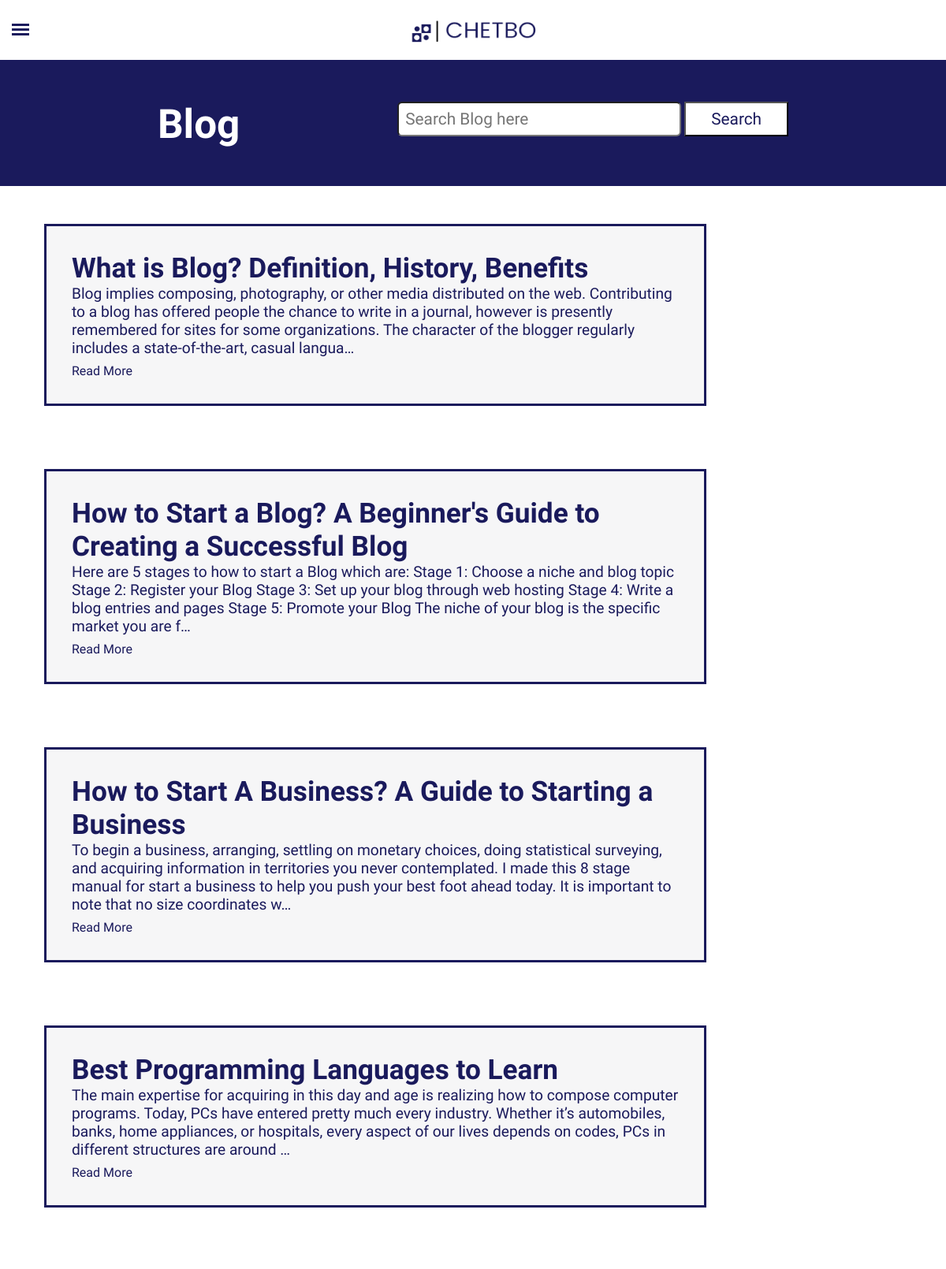
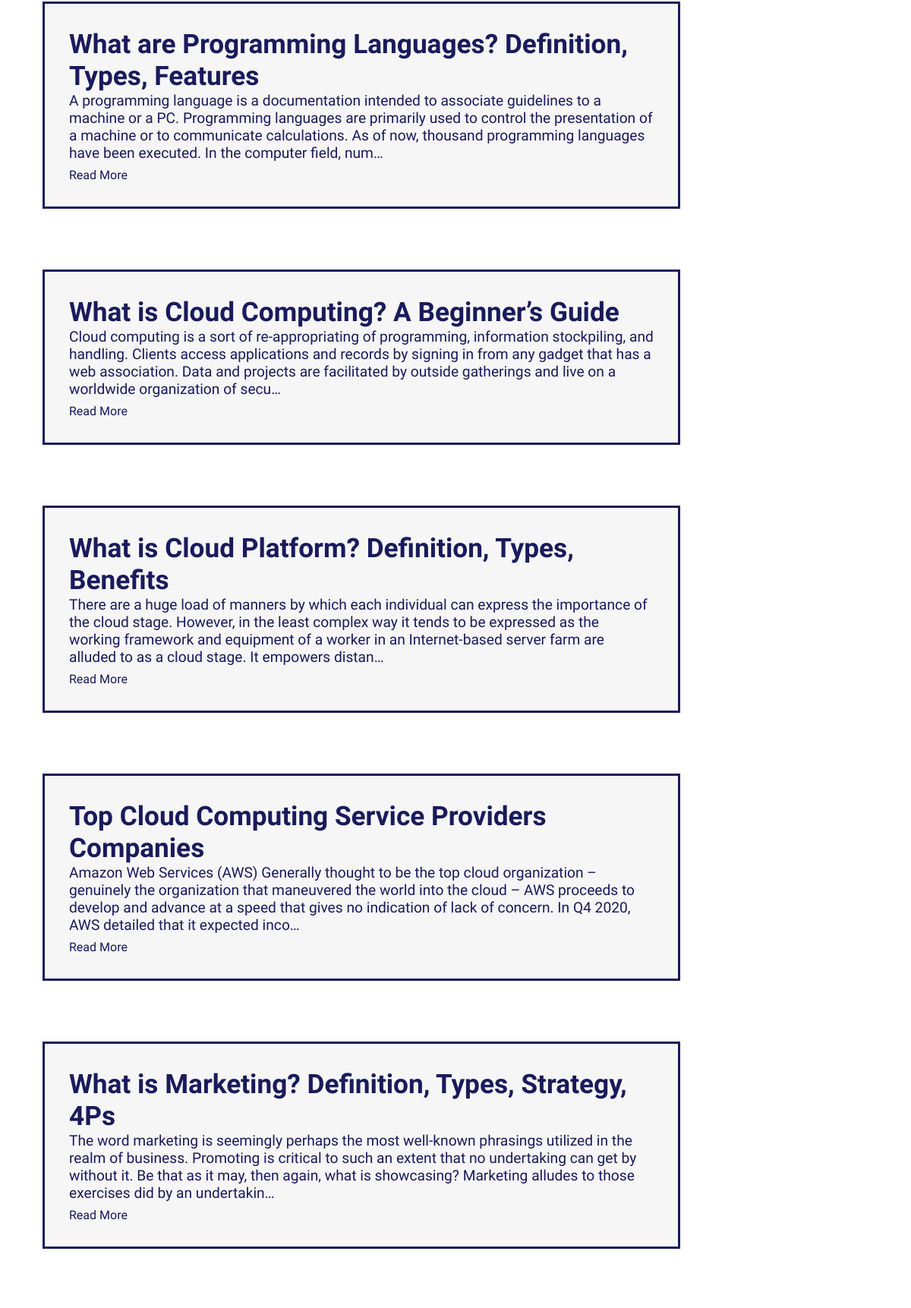
Screenshot of /blogspage (upper part) with the database file from the repository (2 pictures, top to bottom).
### blog/models.py (models this page shows, shortened)
class Blogs(models.Model):
    sno = models.AutoField(primary_key=True)
    title = models.CharField(max_length=150)
    subtitle = models.TextField()
    slug = models.TextField()
    content = models.TextField()
    date = models.DateTimeField()

### home/views.py (the view)
# urls.py: path('blogspage', views.blogspage, name='blogspage'),
def blogspage(request):
    allPosts = Blogs.objects.all().order_by('sno')
    paginator = Paginator(allPosts, 10)
    page_number = request.GET.get("page")
    page_obj = paginator.get_page(page_number)
    context = {"page_obj" : page_obj}
    return render(request, 'home/blog.html', context)

### templates/home/blog.html (shortened to what this page needs)
{% extends 'layout.html' %}
{% block head %}
<link type="text/css" rel="stylesheet" href="/static/css/blog.css"> {% endblock %}
{% block body %}
<header>
    <div class="search-area">
        <div class="search-area-heading"><h1>Blog</h1></div>
        <div class="search-bar">
            <form action="blog/blogsearch" method="get">
                <input type="search" name="query" id="search" placeholder="Search Blog here">
                <button name="blogsearch" id="search-btn" type="submit">Search</button>
            </form>
        </div>
    </div>
</header>
{% for post in page_obj %}
<div id="cheatsheets-container">
    <div class="nposts">
        <h1 class="posts-heading">{{post.title}}</h1>
        <p class="para">{{post.subtitle|truncatechars:300}}</p>
        <div class="btn-link">
            <a href="blog/{{post.slug}}" type="button">Read More</a>
        </div>
    </div>
</div>
{% endfor %}
{% endblock %}

### templates/layout.html (shortened to what this page needs)
<!DOCTYPE html>
<html lang="en">
<head>
    <link rel="stylesheet" href="/static/css/style.css">
    {% block head %} {% endblock %}
</head>
<body>
    <nav id="navbar">
        <div id="logo">
            <img src="/static/img/chetbologo.png" alt="natureimages.com">
        </div>
        <label for="opensidebarmenu" class="sidebaricontoggle">
            <div class="spinner top"></div>
            <div class="spinner middle"></div>
            <div class="spinner bottom"></div>
        </label>
    </nav>
    {% block body %} {% endblock %}
</body>
</html>

### static/css/style.css (style rules this page uses)
* { margin: 0; padding: 0; font-family: 'Cantarell', sans-serif; }
#navbar { display: flex; align-items: center; justify-content: space-evenly; border-bottom: 3px solid rgb(26, 26, 92); }
#logo { margin: 0.5rem 2rem; }
#logo img { width: 20rem; height: 8rem; }
@media screen and (max-width: 1200px) { #logo { display: block; margin: 0rem auto; height: 60px; margin-bottom: 1rem; } }
@media screen and (max-width: 1200px) { #logo img { width: 13rem; height: 5rem; padding-top: 0; margin-top: 0; } }
@media screen and (max-width: 1200px) { .sidebaricontoggle { width: 22px; height: 22px; position: absolute; z-index: 20; top: 30px; left: 15px; cursor: pointer; } }
@media screen and (max-width: 1200px) { .spinner { height: 3px; background: rgb(26, 26, 92); transition: all 0.3s; } }
@media screen and (max-width: 1200px) { .spinner.middle, .spinner.bottom { margin-top: 3px; } }

### static/css/blog.css (style rules this page uses)
* { margin: 0; padding: 0; }
.search-area { display: flex; flex-wrap: wrap; align-items: center; justify-content: space-evenly; background-color: rgb(26, 26, 92); margin: auto; }
.search-area-heading { margin: 3rem 0; }
.search-area-heading h1 { font-size: 3.2rem; color: white; }
#search { font-size: 1.3rem; padding: 0.5rem 0.5rem; width: 30vw; border-radius: 6px; }
#search-btn { font-size: 1.3rem; padding: 0.5rem 2rem; color: rgb(26, 26, 92); background-color: white; }
#cheatsheets-container { width: 70vw; margin-left: 2.5rem; margin-top: 1rem; padding: 1rem 1rem; }
.nposts { background-color: rgb(246, 246, 247); border: 3px solid rgb(26, 26, 92); margin: 1rem 0; padding: 2rem 2rem; }
.posts-heading, .para { color: rgb(26, 26, 92); }
.posts-heading { font-size: 2.2rem; }
.para { font-size: 1.2rem; }
.btn-link { padding-top: 0.5rem; }
.btn-link a { text-decoration: none; color: rgb(26, 26, 92); }
@media screen and (max-width: 1585px) { #search { width: 30vw; margin-bottom: 13px; } }

### rows the page displays
Blogs: title "What is Blog? Definition, History, Benefits", subtitle "Blog implies composing, photography, or other media distributed on the web. Contributing to a blog has offered people the chance to write in a journal, however is presently remembered for sites for some organizations. The character of the blogger regularly includes a state-of-the-art, casual langua…"
Blogs: title "How to Start a Blog? A Beginner's Guide to Creating a Successful Blog", subtitle "Here are 5 stages to how to start a Blog which are: Stage 1: Choose a niche and blog topic Stage 2: Register your Blog Stage 3: Set up your blog through web hosting Stage 4: Write a blog entries and pages Stage 5: Promote your Blog The niche of your blog is the specific market you are f…"
Blogs: title "How to Start A Business? A Guide to Starting a Business", subtitle "To begin a business, arranging, settling on monetary choices, doing statistical surveying, and acquiring information in territories you never contemplated. I made this 8 stage manual for start a business to help you push your best foot ahead today. It is important to note that no size coordinates w…"
Blogs: title "Best Programming Languages to Learn", subtitle "The main expertise for acquiring in this day and age is realizing how to compose computer programs. Today, PCs have entered pretty much every industry. Whether it’s automobiles, banks, home appliances, or hospitals, every aspect of our lives depends on codes, PCs in different structures are around …"
Blogs: title "What are Programming Languages? Definition, Types, Features", subtitle "A programming language is a documentation intended to associate guidelines to a machine or a PC. Programming languages are primarily used to control the presentation of a machine or to communicate calculations. As of now, thousand programming languages have been executed. In the computer field, num…"
Blogs: title "What is Cloud Computing? A Beginner’s Guide", subtitle "Cloud computing is a sort of re-appropriating of programming, information stockpiling, and handling. Clients access applications and records by signing in from any gadget that has a web association. Data and projects are facilitated by outside gatherings and live on a worldwide organization of secu…"
Blogs: title "What is Cloud Platform? Definition, Types, Benefits", subtitle "There are a huge load of manners by which each individual can express the importance of the cloud stage. However, in the least complex way it tends to be expressed as the working framework and equipment of a worker in an Internet-based server farm are alluded to as a cloud stage. It empowers distan…"
Blogs: title "Top Cloud Computing Service Providers Companies", subtitle "Amazon Web Services (AWS) Generally thought to be the top cloud organization – genuinely the organization that maneuvered the world into the cloud – AWS proceeds to develop and advance at a speed that gives no indication of lack of concern. In Q4 2020, AWS detailed that it expected inco…"
Blogs: title "What is Marketing? Definition, Types, Strategy, 4Ps", subtitle "The word marketing is seemingly perhaps the most well-known phrasings utilized in the realm of business. Promoting is critical to such an extent that no undertaking can get by without it. Be that as it may, then again, what is showcasing? Marketing alludes to those exercises did by an undertakin…"
